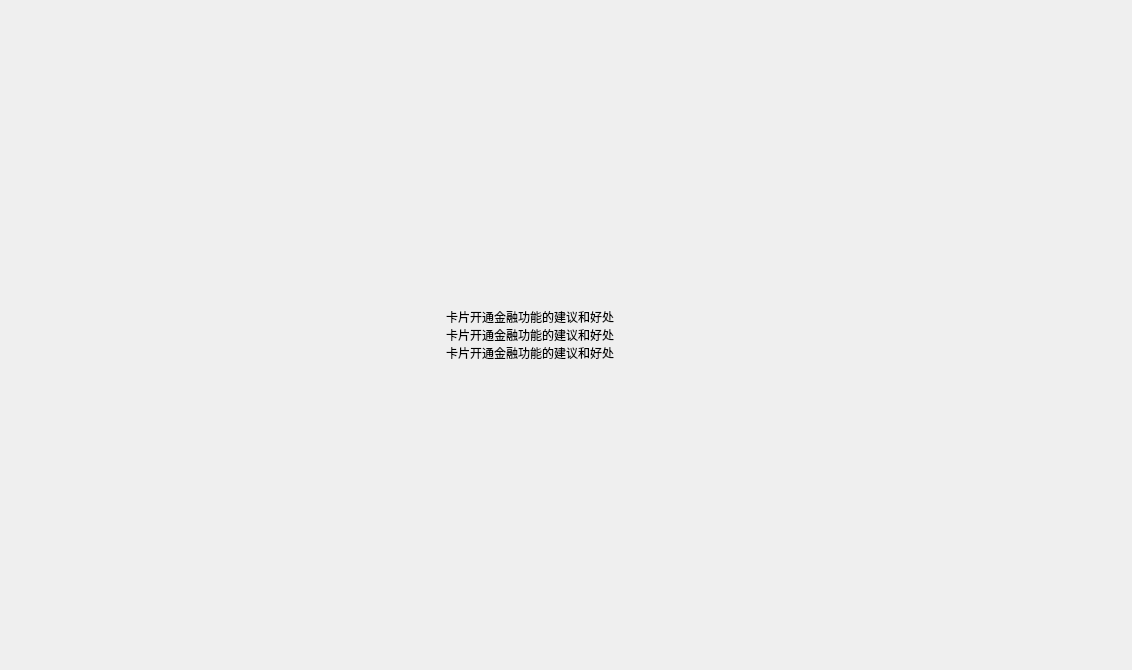
<?xml version="1.0" encoding="UTF-8"?>
<ui version="4.0">
 <class>AdforFinance</class>
 <widget class="QWidget" name="AdforFinance">
  <property name="geometry">
   <rect>
    <x>0</x>
    <y>0</y>
    <width>1132</width>
    <height>670</height>
   </rect>
  </property>
  <property name="windowTitle">
   <string>Form</string>
  </property>
  <layout class="QHBoxLayout" name="horizontalLayout">
   <item>
    <spacer name="horizontalSpacer">
     <property name="orientation">
      <enum>Qt::Horizontal</enum>
     </property>
     <property name="sizeHint" stdset="0">
      <size>
       <width>94</width>
       <height>20</height>
      </size>
     </property>
    </spacer>
   </item>
   <item>
    <widget class="QLabel" name="label_CardStatus">
     <property name="minimumSize">
      <size>
       <width>240</width>
       <height>40</height>
      </size>
     </property>
     <property name="styleSheet">
      <string notr="true">font: 25 48pt &quot;Microsoft YaHei UI&quot;;
color: rgb(0, 0, 0);</string>
     </property>
     <property name="text">
      <string>卡片开通金融功能的建议和好处
卡片开通金融功能的建议和好处
卡片开通金融功能的建议和好处</string>
     </property>
     <property name="alignment">
      <set>Qt::AlignLeading|Qt::AlignLeft|Qt::AlignVCenter</set>
     </property>
    </widget>
   </item>
   <item>
    <spacer name="horizontalSpacer_2">
     <property name="orientation">
      <enum>Qt::Horizontal</enum>
     </property>
     <property name="sizeHint" stdset="0">
      <size>
       <width>94</width>
       <height>20</height>
      </size>
     </property>
    </spacer>
   </item>
  </layout>
 </widget>
 <resources/>
 <connections/>
</ui>
